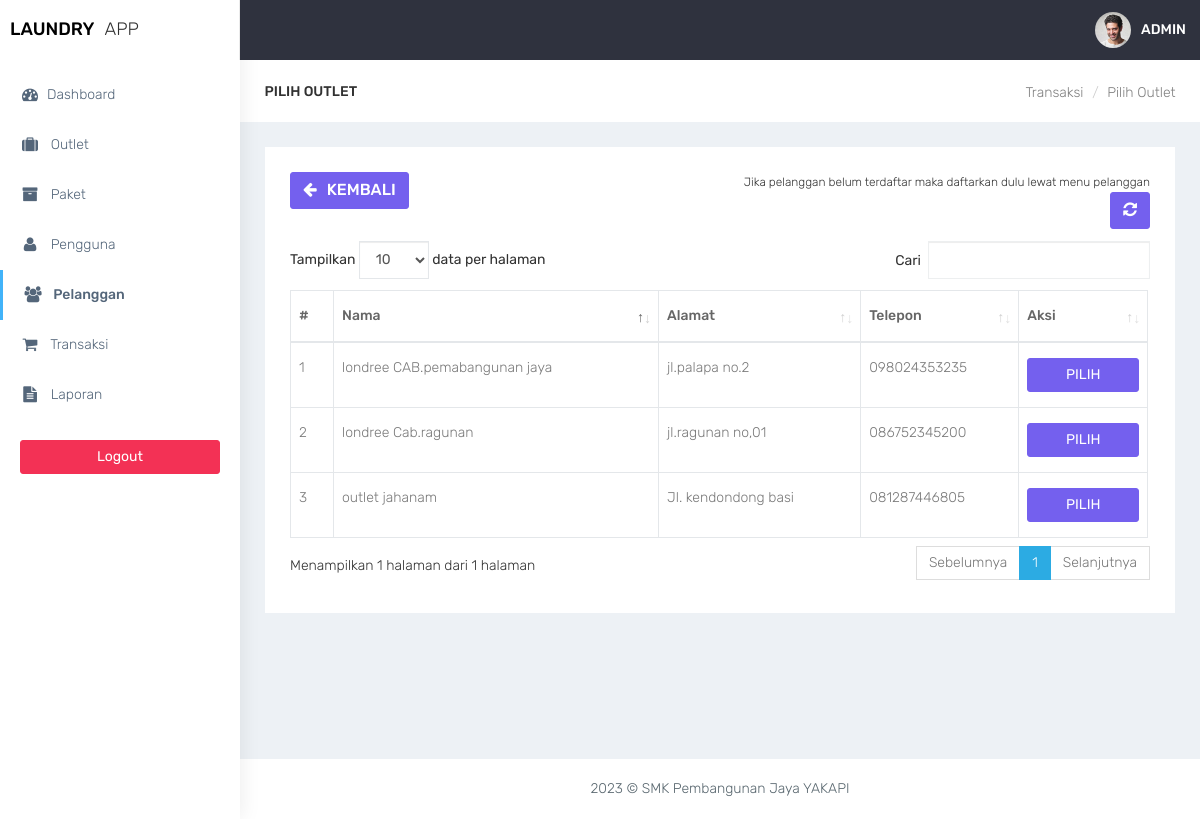
The page /admin/transaksi_cari_outlet.php (signed in) on the database its author committed.
### tables this page shows
CREATE TABLE `outlet` (
  `id_outlet` int(11) NOT NULL,
  `nama_outlet` varchar(100) DEFAULT NULL,
  `alamat_outlet` text DEFAULT NULL,
  `telp_outlet` varchar(15) DEFAULT NULL
);

### admin/functions.php (called while the page is built, shortened)
<?php
function ambildata($conn,$query){
$data = mysqli_query($conn,$query);
if (mysqli_num_rows($data)>0){
while($row = mysqli_fetch_assoc($data)){
    $hasil[] = $row;
}
 return $hasil;
  }
}
?>

### admin/transaksi_cari_outlet.php (the view, shortened to what this page needs)
<?php
require 'functions.php';
$query = 'SELECT * FROM outlet';
$data = ambildata($conn,$query);
?>
<!DOCTYPE html>
<html lang="en">
<head>
    <link href="../assets/bootstrap/dist/css/bootstrap.min.css" rel="stylesheet">
    <link href="../assets/plugins/bower_components/sidebar-nav/dist/sidebar-nav.min.css" rel="stylesheet">
    <link href="../assets/plugins/bower_components/toast-master/css/jquery.toast.css" rel="stylesheet">
    <link href="../assets/plugins/bower_components/morrisjs/morris.css" rel="stylesheet">
    <link href="../assets/plugins/bower_components/chartist-js/dist/chartist.min.css" rel="stylesheet">
    <link href="../assets/plugins/bower_components/chartist-plugin-tooltip-master/dist/chartist-plugin-tooltip.css" rel="stylesheet">
    <link href="../assets/css/animate.css" rel="stylesheet">
    <link href="../assets/css/style.css" rel="stylesheet">
    <link href="../assets/css/colors/default.css" id="theme" rel="stylesheet">
    <link rel="stylesheet" type="text/css" href="../assets/DataTables/datatables.min.css"/>
</head>
<body class="fix-header">
    <div id="wrapper">
        <nav class="navbar navbar-default navbar-static-top m-b-0">
            <div class="navbar-header">
                <div class="top-left-part">
                    <a class="logo" href="index.php">
                        <b style="color:black">
                            LAUNDRY
                        </b>
                        <span class="hidden-xs text-dark">
                            APP
                        </span>
                    </a>
                </div>
                <ul class="nav navbar-top-links navbar-right pull-right">
                    <li>
                        <a class="profile-pic" href="#"> <img src="../assets/plugins/images/users/varun.jpg" alt="user-img" width="36" class="img-circle"><b class="hidden-xs">ADMIN</b></a>
                    </li>
                </ul>
            </div>
        </nav>
        <div class="navbar-default sidebar" role="navigation">
            <div class="sidebar-nav slimscrollsidebar">
                <div class="sidebar-head">
                    <h3><span class="fa-fw open-close"><i class="ti-close ti-menu"></i></span> <span class="hide-menu">Navigation</span></h3>
                </div>
                <ul class="nav" id="side-menu">
                    <li style="padding: 70px 0 0;">
                        <a href="index.php" class="waves-effect "><i class="fa fa-tachometer fa-fw" aria-hidden="true"></i>Dashboard</a>
                    </li>
                    <li>
                        <a href="outlet.php" class="waves-effect "><i class="fa fa-suitcase fa-fw" aria-hidden="true"></i> Outlet</a>
                    </li>
                    <li>
                        <a href="paket.php" class="waves-effect "><i class="fa fa-archive fa-fw" aria-hidden="true"></i> Paket</a>
                    </li>
                    <li>
                        <a href="pengguna.php" class="waves-effect "><i class="fa fa-user fa-fw" aria-hidden="true"></i> Pengguna</a>
                    </li>
                    <li>
                        <a href="pelanggan.php" class="waves-effect active"><i class="fa fa-users fa-fw" aria-hidden="true"></i> Pelanggan</a>
                    </li>
                    <li>
                        <a href="transaksi.php" class="waves-effect"><i class="fa fa-shopping-cart fa-fw" aria-hidden="true"></i> Transaksi</a>
                    </li>
                    <li>
                        <a href="laporan.php" class="waves-effect "><i class="fa fa-file-text fa-fw" aria-hidden="true"></i> Laporan</a>
                    </li>
                </ul>
                <div class="center p-20">
                     <a href="logout.php" class="btn btn-danger btn-block waves-effect waves-light">Logout</a>
                 </div>
            </div>
        </div>
        <div id="page-wrapper">
<div class="container-fluid">
    <div class="row bg-title">
        <div class="col-lg-3 col-md-4 col-sm-4 col-xs-12">
            <h4 class="page-title">Pilih Outlet</h4> </div>
        <div class="col-lg-9 col-sm-8 col-md-8 col-xs-12">
            <ol class="breadcrumb">
                <li><a href="#">Transaksi</a></li>
                <li><a href="#">Pilih Outlet</a></li>
            </ol>
        </div>
    </div>
    <div class="row">
        <div class="col-md-12 col-lg-12 col-sm-12 col-xs-12">
            <div class="white-box">
                <div class="row">
                    <div class="col-md-6">
                        <a href="javascript:void(0)" onclick="window.history.back()" class="btn btn-primary box-title"><i class="fa fa-arrow-left fa-fw"></i> Kembali</a>
                    </div>
                    <div class="col-md-6 text-right">
                        <small>Jika pelanggan belum terdaftar maka daftarkan dulu lewat menu pelanggan</small>
                        <button id="btn-refresh" class="btn btn-primary box-title text-right" title="Refresh Data"><i class="fa fa-refresh" id="ic-refresh"></i></button>
                    </div>
                </div>
                <div class="table-responsive">
                    <table class="table table-bordered thead-dark" id="table">
                        <thead class="thead-dark">
                            <tr>
                                <th width="5%">#</th>
                                <th>Nama</th>
                                <th>Alamat</th>
                                <th>Telepon</th>
                                <th width="15%">Aksi</th>
                            </tr>
                        </thead>
                        <tbody>
                              <?php foreach($data as $member): ?>
                                <tr>
                                    <td></td>
                                    <td><?= $member['nama_outlet'] ?></td>
                                    <td><?= $member['alamat_outlet'] ?></td>
                                    <td><?= $member['telp_outlet'] ?></td>
                                    <td align="center">
                                          <a href="transaksi_tambah.php?id=<?= $_GET['id']; ?>&outlet_id=<?= $member['id_outlet'] ?>"
                                      data-toggle="tooltip" data-placement="bottom" title="Pilih" class="btn btn-primary btn-block">PILIH</a>
                                    </td>
                                </tr>
                            <?php endforeach; ?>
                                                    </tbody>
                    </table>
                </div>
            </div>
        </div>
    </div>
</div>
<footer class="footer text-center"> 2023 &copy; SMK Pembangunan Jaya YAKAPI </footer>
        </div>
    </div>
    <br />
</body>
</html>

### assets/css/colors/default.css (style rules this page uses)
body { background: #fff; }
.top-left-part { background: #fff; }
.navbar-header { background: #2f323e; }
.navbar-top-links > li > a { color: #ffffff; }
.sidebar .sidebar-head { background: #ffffff; }
.sidebar .sidebar-head h3 { color: #686868; }
.sidebar { background: #fff; box-shadow: 1px 0px 20px rgba(0, 0, 0, 0.08); }
#side-menu li a { color: #54667a; }
#side-menu li a { color: #54667a; border-left: 0px solid #fff; }
#side-menu > li > a { border-left: 3px solid transperant; }
#side-menu > li > a.active { background: transperant; color: #54667a; border-left: 3px solid #41b3f9; font-weight: 500; }

### rows shown on the page
outlet: nama_outlet "outlet jahanam", alamat_outlet "Jl. kendondong basi", telp_outlet "081287446805"
outlet: nama_outlet "londree CAB.pemabangunan jaya", alamat_outlet "jl.palapa no.2", telp_outlet "098024353235"
outlet: nama_outlet "londree Cab.ragunan", alamat_outlet "jl.ragunan no,01", telp_outlet "086752345200"
